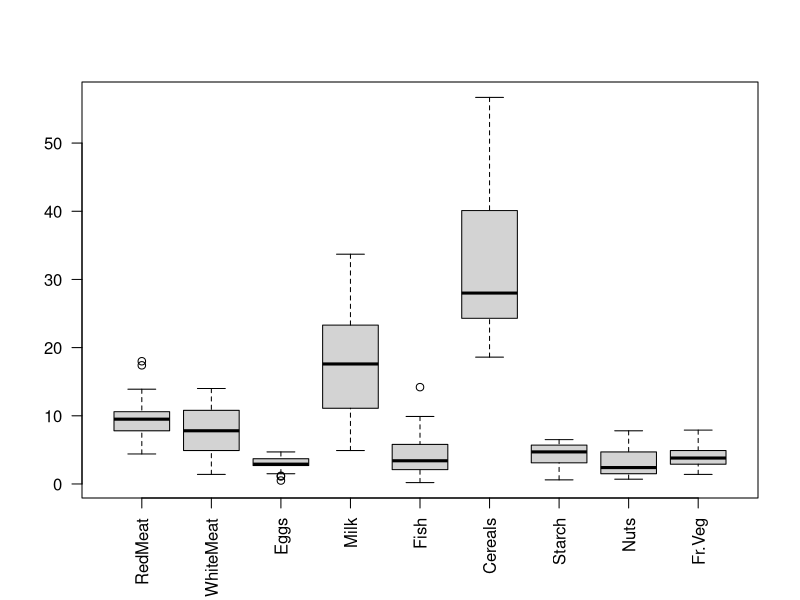
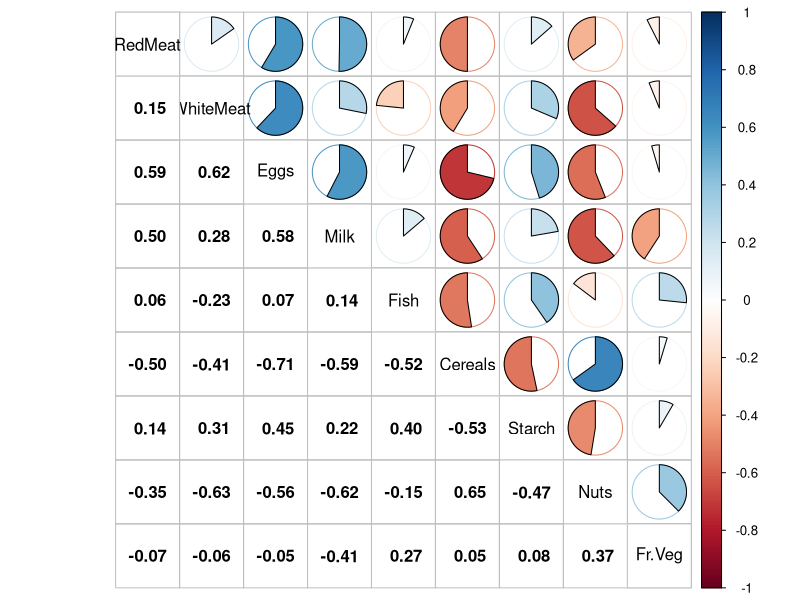
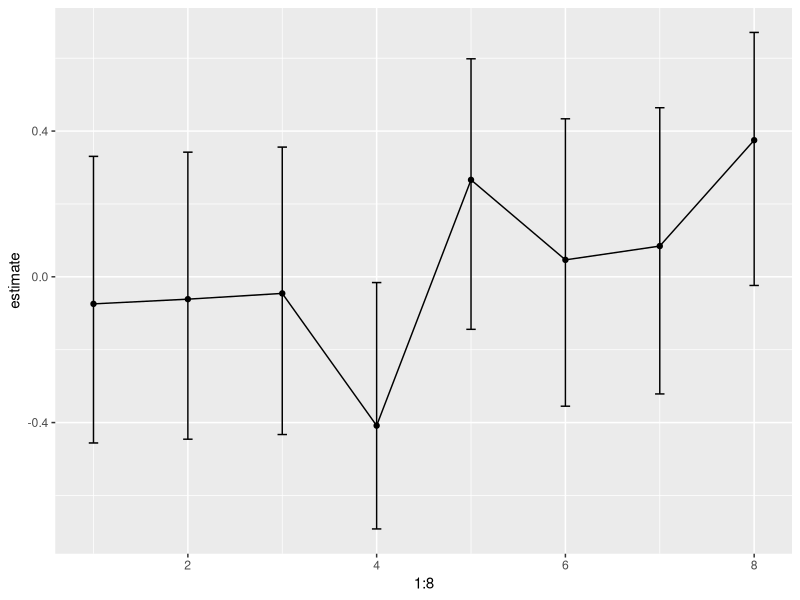
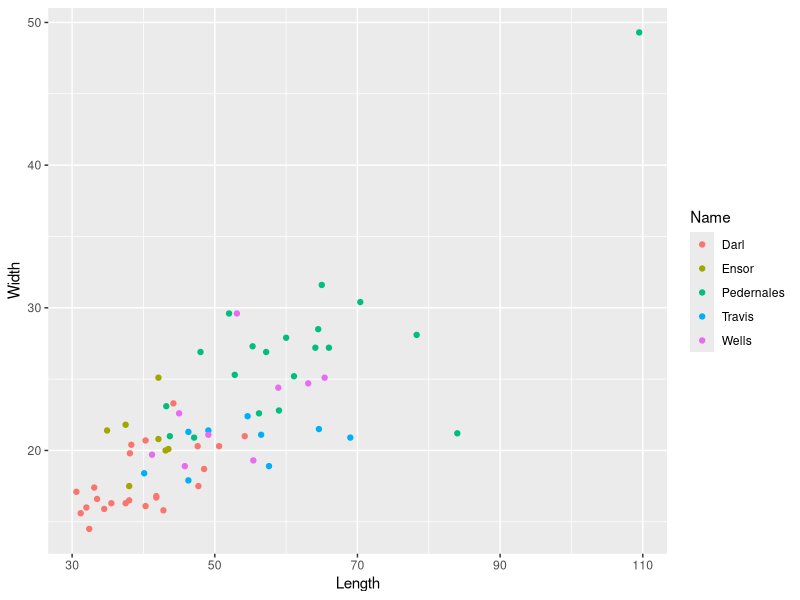
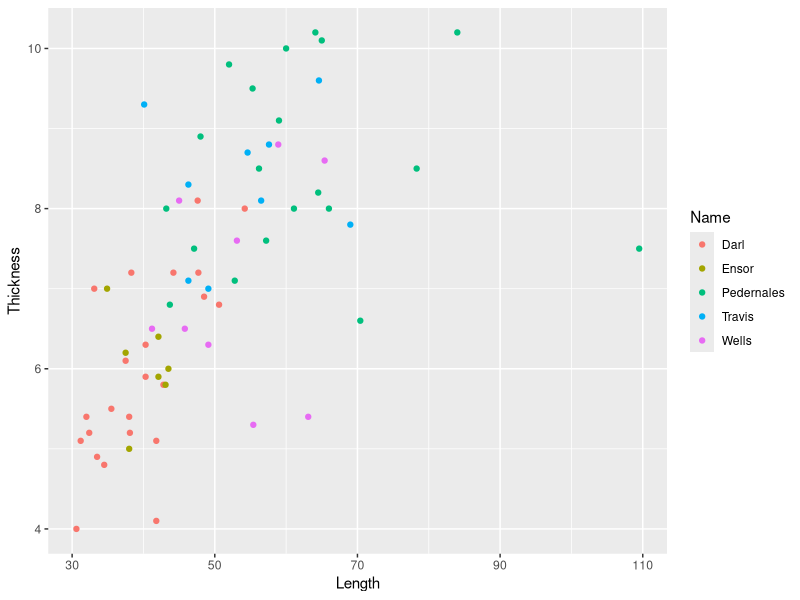
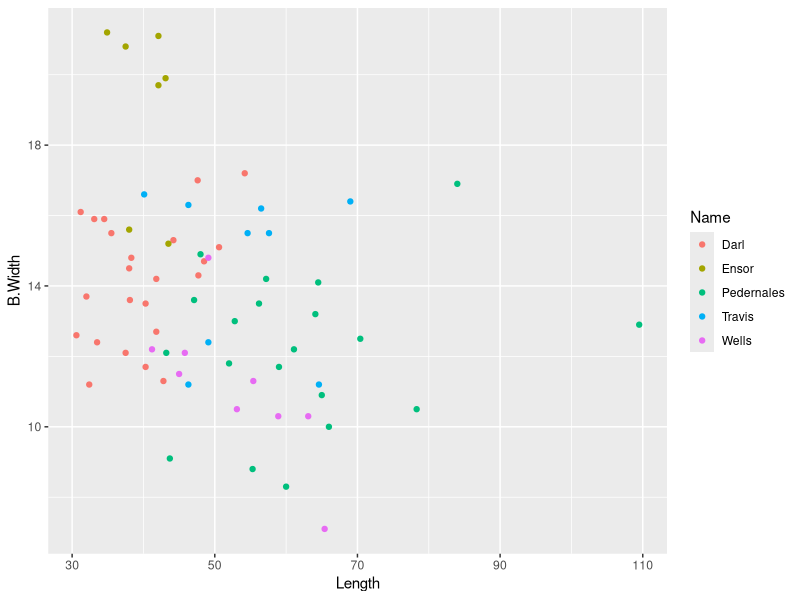
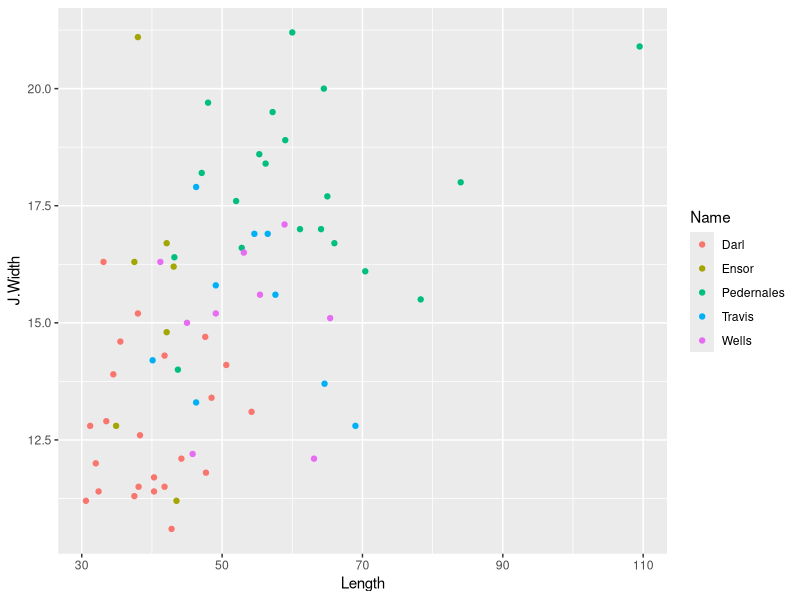
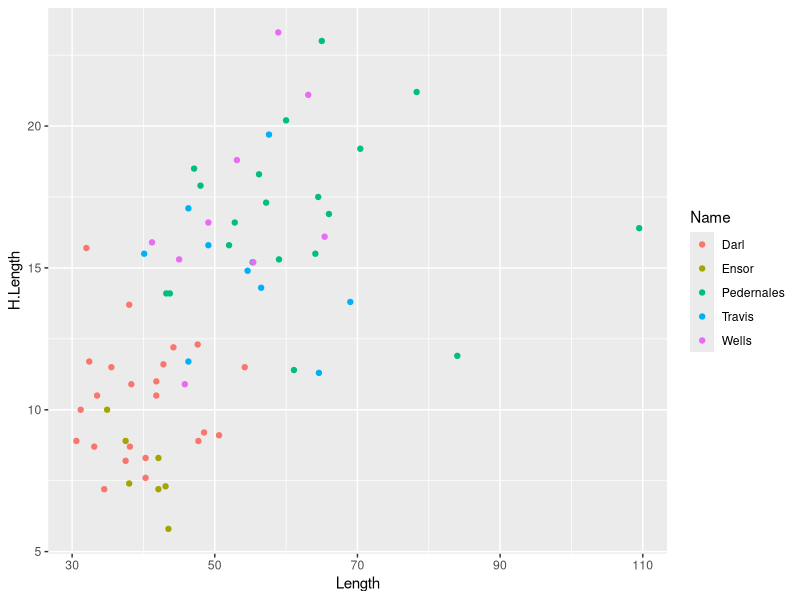

These figures' R source, in order:
## ---- chunk 1
data_q1 <- read.csv("protein.csv")
## ---- chunk 2
head(data_q1)
## ---- chunk 3
names(data_q1)
## ---- chunk 4
summary(data_q1)
## ---- chunk 5
par(las = 2)
boxplot(data_q1[, -1])
## ---- chunk 6
cor(data_q1[, -1])[, 9]
## ---- chunk 7
#pairs(data_q1[, -1])
library(corrplot)
corr <- cor(data_q1[, -1])
#corrplot(corr = corr, method="number", col="black", cl.pos="n")
corrplot.mixed(corr, lower = "number", upper = "pie", tl.col = "black",lower.col = "black", number.cex = 1)
## ---- chunk 8
l95 <- c()
u95 <- c()
estimate <- c()
for (i in c(2:9)) {
  test_res <- cor.test(data_q1$Fr.Veg, data_q1[, i])
l95 <- c(l95 , test_res$conf.int[1])
u95 <- c(u95, test_res$conf.int[2])
estimate <- c(estimate, test_res$estimate)
}


## ---- chunk 9
library(ggplot2)
data_plot2 <- data.frame(x = c(1:8),estimate,
                         l95, 
                         u95)
ggplot(data = data_plot2, aes(x=1:8, y=estimate)) + 
geom_errorbar(aes(ymin=l95, ymax=u95), width=.1) +
geom_line() +
geom_point()
## ---- chunk 10
t.test(data_q1$Nuts, mu = mean(data_q1$Starch))
## ---- chunk 11
data_q2 <- read.csv("DartPoints.csv")
which(!complete.cases(data_q2))
clearn_data_q2 <- data_q2[-which(!complete.cases(data_q2)), ]

## ---- chunk 12
summary(clearn_data_q2)
## ---- chunk 13
library(ggplot2)
ggplot(data = clearn_data_q2, aes(x = Length, y = Width, colour = Name)) + geom_point()
## ---- chunk 14
ggplot(data = clearn_data_q2, aes(x = Length, y = Thickness, colour = Name)) + geom_point()
## ---- chunk 15
ggplot(data = clearn_data_q2, aes(x = Length, y = B.Width, colour = Name)) + geom_point()
## ---- chunk 16
ggplot(data = clearn_data_q2, aes(x = Length, y = J.Width, colour = Name)) + geom_point()
## ---- chunk 17
ggplot(data = clearn_data_q2, aes(x = Length, y = H.Length, colour = Name)) + geom_point()
## ---- chunk 18
ggplot(data = clearn_data_q2, aes(x = Length, y = Weight, colour = Name)) + geom_point()
## ---- chunk 19
par(mfrow = c(2, 3))
boxplot(Length ~Blade.Sh, data = clearn_data_q2)
boxplot(Length ~Base.Sh, data = clearn_data_q2)
boxplot(Length ~Should.Sh, data = clearn_data_q2)
boxplot(Length ~Should.Or, data = clearn_data_q2)
boxplot(Length ~Haft.Sh, data = clearn_data_q2)
boxplot(Length ~Haft.Or, data = clearn_data_q2)
par(mfrow = c(1, 1))
## ---- chunk 20
sort(cor(clearn_data_q2[, c(3:9)])[1, ])
## ---- chunk 21
cor.test(clearn_data_q2$Length, clearn_data_q2$Weight)#计算相关性强度
## ---- chunk 22
cor.test(clearn_data_q2$Length, clearn_data_q2$B.Width)#计算相关性强度
## ---- chunk 23
boxplot(Weight ~ Blade.Sh, data = clearn_data_q2)
## ---- chunk 24
ggplot(data = clearn_data_q2, aes(x = Weight, colour = Blade.Sh)) + geom_density()
## ---- chunk 25
names(clearn_data_q2)
## ---- chunk 26
lm_weight <- lm(Weight ~ Length + Width + Thickness, data = clearn_data_q2)
summary(lm_weight)
## ---- chunk 27
par(mfrow = c(2, 2))
plot(lm_weight)
par(mfrow = c(1, 1))
## ---- chunk 28
lm_all<- lm(Weight ~ ., data = clearn_data_q2[, -1])
best_lm <- step(lm_all)
summary(best_lm)
## ---- chunk 29
names(clearn_data_q2)
## ---- chunk 30
preddata = data.frame("Name"   = "Travis",
                      "Length" = 70,
                      "Width"  =  60,
                      "Thickness" =  50,
                      "B.Width"   =  50,
                      "J.Width"   =  50,
                      "H.Length"  =  60,
                      "Weight"    =  0,
                      "Blade.Sh" = 'R',
                      "Base.Sh"   =  'R',
                      "Should.Sh" =  'S',
                      "Should.Or" =  'B',
                      "Haft.Sh"   =  'E',
                      "Haft.Or" = 'P')
predict(best_lm, newdata = preddata,interval="confidence")
